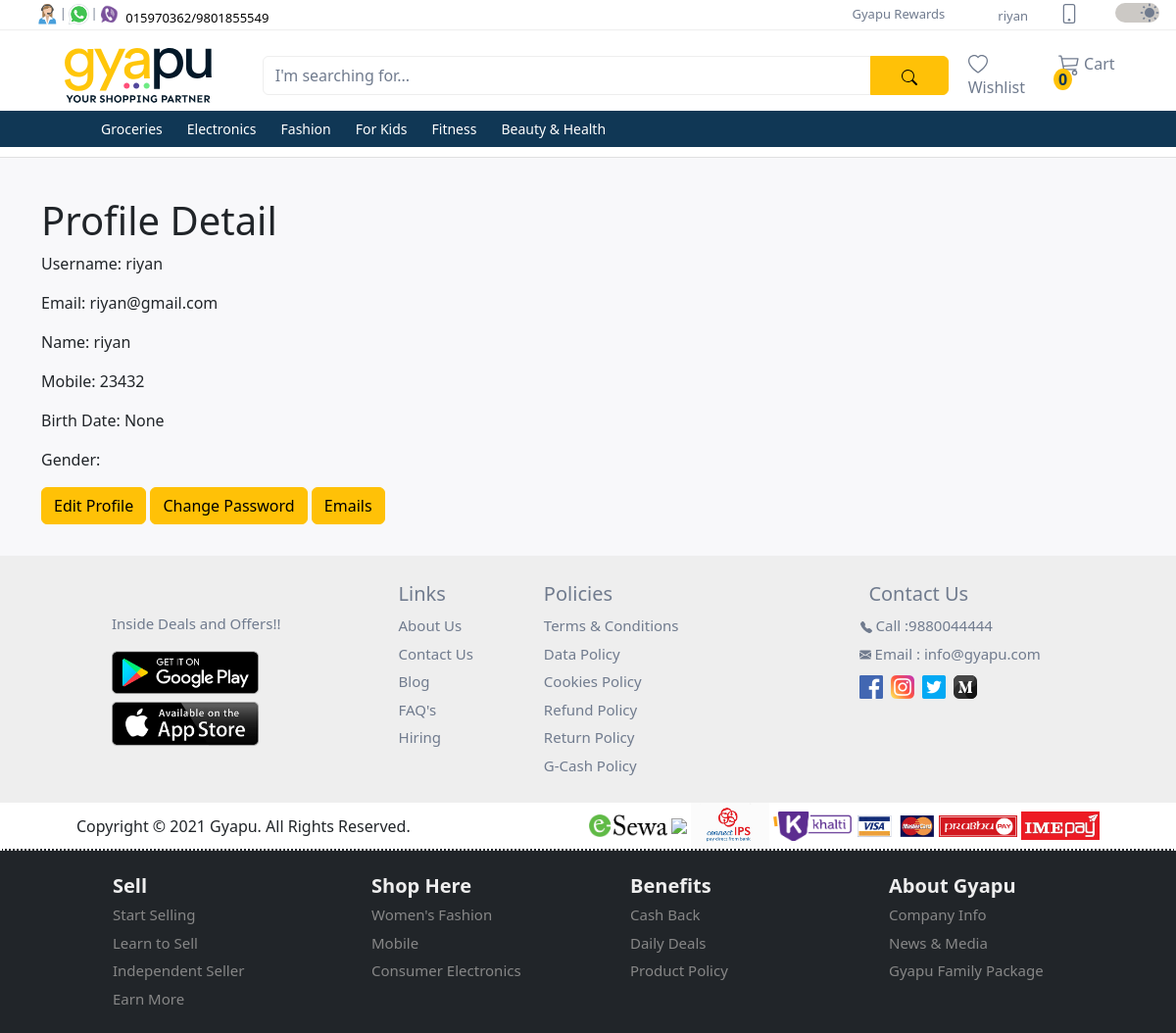
The app's page /profile/ (signed in) with its own data.
### user/models.py (models this page shows, shortened)
class CustomUser(AbstractUser):
  id = models.UUIDField(
    primary_key = True,
    default = uuid.uuid4,
    editable = False
  )
  full_name = models.CharField(max_length=50, default='Default Name')
  mobile = models.CharField(max_length=10, blank=False, null=False)

class Profile(models.Model):
  GENDER_CHOICES = (
    ('M', 'Male'),
    ('F', 'Female'),
  )
  user = models.OneToOneField(settings.AUTH_USER_MODEL, on_delete=models.CASCADE)
  birth_date = models.DateField(null=True, blank=True)
  gender = models.CharField(max_length=1, choices=GENDER_CHOICES, blank=True)

### products/models.py (models this page shows, shortened)
class Category(models.Model):
  id = models.UUIDField(
    primary_key = True,
    default = uuid.uuid4,
    editable = False
  )
  name = models.CharField(max_length=255)
  description = models.TextField(blank=True)
  parent = models.ForeignKey('self', on_delete=models.CASCADE, null=True, blank=True, related_name='children')
  class Meta:
    verbose_name_plural = 'Categories'

### user/views.py (the view)
# urls.py: path('profile/', ProfileDetailView.as_view(), name='profile_detail'),
class ProfileDetailView(BaseProfileDetailView):
  pass

### user/templates/account/profile.html (shortened to what this page needs)
{% extends "_base.html" %}
{% block content %}
  <div class="mb-3">
    <h1>Profile Detail</h1>
    <p>Username: {{ profile.user.username }}</p>
    <p>Email: {{ profile.user.email }}</p>
    <p>Name: {{ profile.user.full_name }}</p>
    <p>Mobile: {{ profile.user.mobile }}</p>
    {% if not user_belong_to_store %}
    <p>Birth Date: {{ profile.birth_date }}</p>
    <p>Gender: {{ profile.get_gender_display }}</p>
    {% endif %}
    <a href="{% url 'profile_update' %}" class="btn btn-warning">Edit Profile</a>
    <a href="{% url 'password_change' %}" class="btn btn-warning">Change Password</a>
    <a href="{% url 'account_email' %}" class="btn btn-warning">Emails</a>
  </div>
{% endblock content %}

### user/templates/_base.html (shortened to what this page needs)
{% load static %}
<!DOCTYPE html>
<html lang="en">
<head>
  <link href="https://cdn.jsdelivr.net/npm/bootstrap@5.3.2/dist/css/bootstrap.min.css" rel="stylesheet">
  <link rel="stylesheet" href="{% static 'css/style.css' %}">
</head>
<body>
  {% include 'homepage/upper_navbar.html' %}
  {% include 'homepage/lower_navbar.html' %}
  <section class="feature-list pb-3">
    <div class="top-picks">
      <div class="container mt-3">
        {% block content %}
        {% endblock %}
      </div>
    </div>
  </section>
  {% include 'homepage/footer.html' %}
</body>
</html>

### user/templates/homepage/upper_navbar.html (shortened to what this page needs)
{% load static %}
<nav class="navbar navbar-expand-lg first-nav">
  <div class="container-fluid d-flex">
    <div class="contact-icons ms-4 d-none d-lg-block">
      <div class="d-flex">
        <div class="d-flex">
          <div class="tooltip px-0">
            <img src="{% static "images/icons/contact.svg" %}" alt="phone">
          </div>
          <span class="pt-1">|</span>
        </div>
        <div class="d-flex">
          <div class="tooltip px-0">
            <img src="{% static "images/icons/whatsapp.png" %}" alt="whatsapp">
          </div>
          <span class="pt-1">|</span>
        </div>
        <div>
          <div class="tooltip px-0">
            <img src="{% static "images/icons/viber.png" %}" alt="viber">
          </div>
        </div>
        <div class="mt-1">
          <a class="phone-number ps-1" href="#">
            015970362/9801855549
          </a>
        </div>
      </div>
    </div>
    <div class="menu flex-grow-1">
      <div class="collapse navbar-collapse justify-content-end" id="collapsibleNavbar">
        <ul class="navbar-nav">
          <li class="nav-item">
            <a class="nav-link py-0" href="#">Gyapu Rewards</a>
          </li>
          <li class="nav-item">
          </li>
        </ul>
      </div>
    </div>
    <div class="accessibilities">
      <div class="d-flex justify-content-end">
        {% if user.is_authenticated %}
          <div class="tooltip mx-3">
            <a href="{% url 'profile_detail' %}">{{ user.username }}</a>
          </div>
        {% else %}
          <div class="d-flex mx-3">
            <a href="{% url "register" %}">Login/Register</a>
          </div>
        {% endif %}
        <div class="tooltip qrtooltip mx-3">
          <a class="nav-link" href="#">
          </a>
        </div>
        <div class="switch">
          <div class="form-check form-switch ms-3">
            <input class="form-check-input" type="checkbox" id="toggleswitch" value="yes" checked>
          </div>
        </div>
      </div>
    </div>
  </div>
</nav>

### user/templates/homepage/lower_navbar.html (shortened to what this page needs)
{% load static %}
<nav class="navbar navbar-expand-xl d-flex flex-column second-nav" id="secondNav">
  <div class="container">
    <div class="d-flex flex-row container-fluid gyapu-head">
      <a class="navbar-brand" href="
        {% if not user_belong_to_store %}
          {% url 'home' %}
        {% else %}
          {% url 'store_dashboard' %}
        {% endif %}
      ">
        <img class="img-fluid" id="gyapu-head" src="{% static "images/gyapu-header-lightmode.svg" %}" alt="gyapu brand logo">
      </a>
      <form class="input-group mt-3 mb-3">
        <input type="text" class="form-control" placeholder="I'm searching for...">
        <button class="btn btn-warning" type="submit">
        </button>
      </form>
    </div>
    <div class="collapse navbar-collapse" id="mynavbar">
      <ul class="navbar-nav me-auto">
        <li class="nav-item">
          <a class="nav-link" href="javascript:void(0)">
            Wishlist
          </a>
        </li>
        {% if not user_belong_to_store %}
        <li class="nav-item">
          <div class="tooltip">
            <a class="nav-link" href="{% url 'cart_detail' %}">
              Cart
              <sup class="bg-warning cart-number">0</sup>
            </a>
          </div>
        </li>
        {% endif %}
      </ul>
    </div>
  </div>
  <div class="dropdown-nav">
    <div class="container">
      <div class="collapse navbar-collapse" id="mynavbar">
        <ul class="navbar-nav">
          {% for category in categories %}
            <li class="nav-item dropdown">
              <a class="nav-link dropbtn" href="{% url 'product_by_category' category.name %}">{{ category.name }}</a>
            </li>
          {% endfor %}
        </ul>
      </div>
    </div>
  </div>
</nav>

### user/templates/homepage/footer.html (shortened to what this page needs)
{% load static %}
<footer>
  <div class="contacts">
    <div class="container">
      <div class="d-flex flex-wrap">
        <div class="playstore d-flex justify-content-center align-self-center flex-column mx-5 px-4">
          <p>Inside Deals and Offers!!</p>
          <div class="googleplay">
            <a href="#">
              <img src="{% static "images/googleplay.png" %}">
            </a>
          </div>
          <div class="appstore mt-2">
            <a href="#">
              <img src="{% static "images/appstore.png" %}">
            </a>
          </div>
        </div>
        <div class="links py-4 px-5">
          <p class="contact-head">Links</p>
          <ul class="list-group">
            <li class="list-group-item">
              <a href="#">About Us</a>
            </li>
            <li class="list-group-item">
              <a href="#">Contact Us</a>
            </li>
            <li class="list-group-item">
              <a href="#">Blog</a>
            </li>
            <li class="list-group-item">
              <a href="#">FAQ's</a>
            </li>
            <li class="list-group-item">
              <a href="#">Hiring</a>
            </li>
          </ul>
        </div>
        <div class="policies py-4 px-4">
          <p class="contact-head">Policies</p>
          <ul class="list-group">
            <li class="list-group-item">
              <a href="#">Terms & Conditions</a>
            </li>
            <li class="list-group-item">
              <a href="#">Data Policy</a>
            </li>
            <li class="list-group-item">
              <a href="#">Cookies Policy</a>
            </li>
            <li class="list-group-item">
              <a href="#">Refund Policy</a>
            </li>
            <li class="list-group-item">
              <a href="#">Return Policy</a>
            </li>
            <li class="list-group-item">
              <a href="#">G-Cash Policy</a>
            </li>
          </ul>
        </div>
        <div class="contact-us flex-grow-1 py-4 px-4">
          <p class="contact-head d-flex justify-content-center">Contact Us</p>
          <ul class="list-group">
            <li class="list-group-item d-flex justify-content-center ms-3">
              <a href="#">
                Call :9880044444
              </a>
            </li>
            <li class="list-group-item d-flex justify-content-center ms-5 ps-3">
              <a href="#">
                Email : info@gyapu.com</a>
            </li>
            <li class="list-group-item d-flex justify-content-center">
              <a href="#" class="p-1">
                <img src="{% static "images/icons/facebook.png" %}">
              </a>
              <a href="#" class="p-1">
                <img src="{% static "images/icons/instagram.png" %}">
              </a>
              <a href="#" class="p-1">
                <img src="{% static "images/icons/twitter.png" %}">
              </a>
              <a href="#" class="p-1">
                <img src="{% static "images/icons/medium.png" %}">
              </a>
            </li>
          </ul>
        </div>
      </div>
    </div>
  </div>
  <div class="mid-footer">
    <div class="container-md px-5">
      <div class="d-flex align-items-center justify-content-between flex-wrap flex-sm-row-reverse">
        <div class="digital-pay">
          <img src="{% static "images/logos/esewa.jpg" %}">
          <img src="{% static "images/logos/fonepay.com-3905626534" %}">
          <img src="{% static "images/logos/ips.jpg" %}">
          <img src="{% static "images/logos/khalti.png" %}">
          <img src="{% static "images/logos/visa.webp" %}">
          <img src="{% static "images/logos/prabhupay.png" %}">
          <img src="{% static "images/logos/ime.jpg" %}">
        </div>
        <div class="copyright">
          <p class="mb-0">Copyright © 2021 Gyapu. All Rights Reserved.</p>
        </div>
      </div>
    </div>
  </div>
  <div class="sitemap">
    <div class="container p-3">
      <div class="row ps-5 ms-3">
        <div class="col-6 col-xl-3">
          <p class="sitemap-head">Sell</p>
          <ul class="list-group">
            <li class="list-group-item">
              <a href="#">Start Selling</a>
            </li>
            <li class="list-group-item">
              <a href="#">Learn to Sell</a>
            </li>
            <li class="list-group-item">
              <a href="#">Independent Seller</a>
            </li>
            <li class="list-group-item">
              <a href="#">Earn More</a>
            </li>
          </ul>
        </div>
        <div class="col-6 col-xl-3">
          <p class="sitemap-head">Shop Here</p>
          <ul class="list-group">
            <li class="list-group-item">
              <a href="#">Women's Fashion</a>
            </li>
            <li class="list-group-item">
              <a href="#">Mobile</a>
            </li>
            <li class="list-group-item">
              <a href="#">Consumer Electronics</a>
            </li>
          </ul>
        </div>
        <div class="col-6 col-xl-3">
          <p class="sitemap-head">Benefits</p>
          <ul class="list-group">
            <li class="list-group-item">
              <a href="#">Cash Back</a>
            </li>
            <li class="list-group-item">
              <a href="#">Daily Deals</a>
            </li>
            <li class="list-group-item">
              <a href="#">Product Policy</a>
            </li>
          </ul>
        </div>
        <div class="col-6 col-xl-3">
          <p class="sitemap-head">About Gyapu</p>
          <ul class="list-group">
            <li class="list-group-item">
              <a href="#">Company Info</a>
            </li>
            <li class="list-group-item">
              <a href="#">News & Media</a>
            </li>
            <li class="list-group-item">
              <a href="#">Gyapu Family Package</a>
            </li>
          </ul>
        </div>
      </div>
    </div>
  </div>
</footer>

### records on screen
CustomUser: username "riyan"
Category: name "Groceries"
Category: name "Electronics"
Category: name "Fashion"
Category: name "For Kids"
Category: name "Fitness"
Category: name "Beauty & Health"
Profile: user.username "riyan", user.email "riyan@gmail.com", user.full_name "riyan", user.mobile "23432", birth_date "None"
